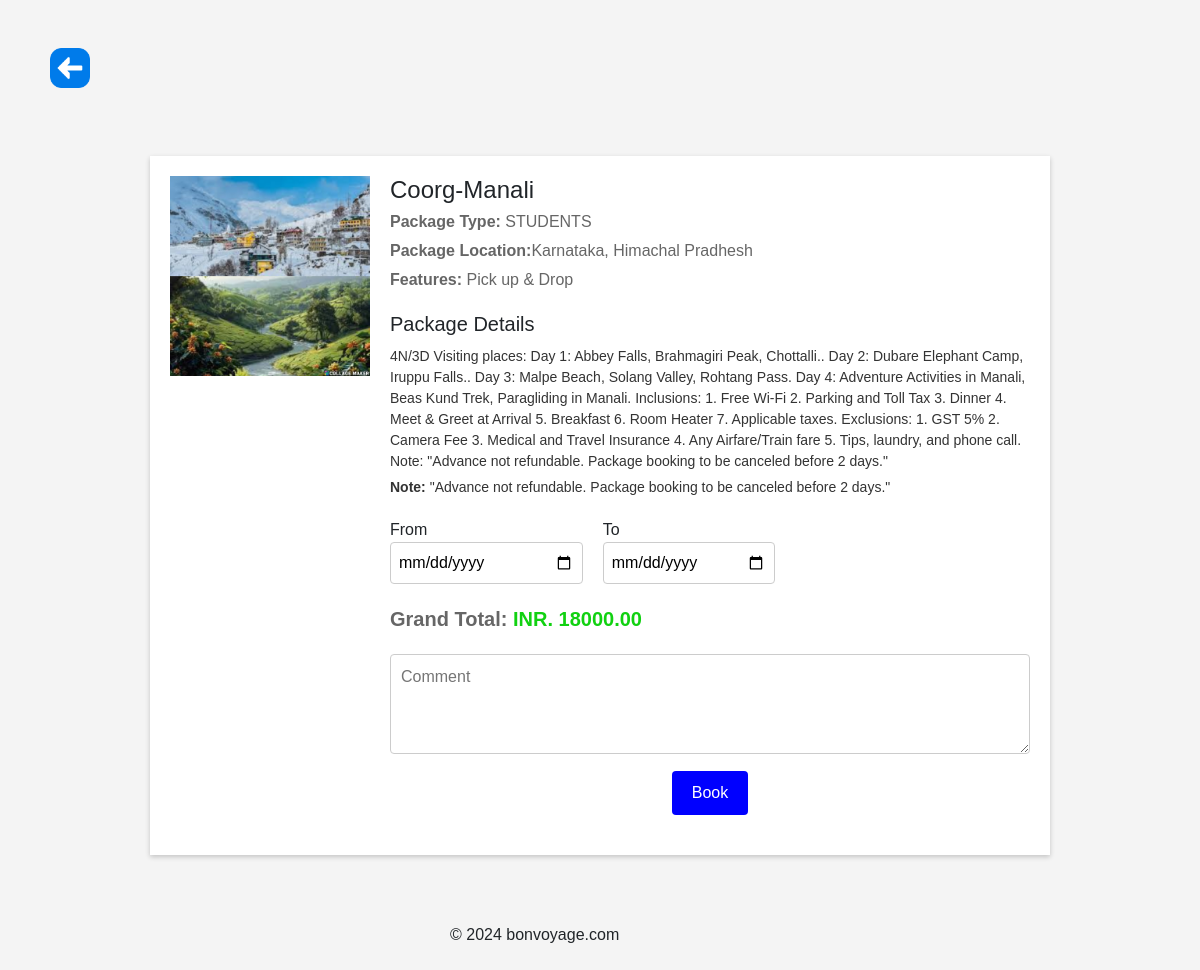
Page /tour/booklog/1/ on the committed database.
### tour/models.py (models this page shows)
class Package(models.Model):
    name = models.CharField(max_length=200)
    package_type = models.CharField(max_length=100)
    location = models.CharField(max_length=100)
    features = models.TextField()
    price = models.DecimalField(max_digits=10, decimal_places=2)
    image = models.ImageField(upload_to="documents",default="image.jpg")
    details = models.TextField()

### tour/views.py (the view)
# urls.py: path('booklog/<int:package_id>/', views.booklog, name='booklog'),
def booklog(request, package_id):
    package = get_object_or_404(Package, id=package_id)  # Fetch the specific package using the ID
    return render(request, 'booklog.html', {'package': package})

### templates/booklog.html (shortened to what this page needs)
<!DOCTYPE html>
{% load static %}
<html lang="en">
<head>
    <link href="https://cdn.jsdelivr.net/npm/bootstrap@5.3.3/dist/css/bootstrap.min.css" rel="stylesheet">
</head>
<body>
    <br><br>
    <a href="{% url 'packagelog' %}" title="Back to Packages"><img src="{% static 'img/back.png' %}" style="width: 40px; margin-left: 50px;"></a>
    <br><br><br>
    <div class="container">
        <div class="package-header">
            <div class="images">
                <img src="{{ package.image.url }}" alt="Package Image">
            </div>
            <div class="package-details">
                <h1>{{ package.name }}</h1>
                <p><strong>Package Type:</strong> {{ package.package_type }} </p>
                <p><strong>Package Location:</strong>{{ package.location }} </p>
                <p><strong>Features:</strong> {{ package.features }}</p>
                <div class="package-info">
                    <h2>Package Details</h2>
                    <p>{{ package.details }} </p>
                    <p><strong>Note:</strong> "Advance not refundable. Package booking to be canceled before 2 days."</p>
                </div>
                <form method="POST" action="{% url 'payment' package.id %}">
                    <div class="date-selector">
                        <div>
                            <label for="from-date">From</label>
                            <input type="date" id="from-date" name="from_date" required>
                        </div>
                        <div>
                            <label for="to-date">To</label>
                            <input type="date" id="to-date" name="to_date" required>
                        </div>
                    </div>
                    <p class="grand-total">Grand Total: <span style="color: rgb(17, 209, 17);">INR. {{ package.price }} </span></p>
                    <div class="comment-section">
                        <textarea placeholder="Comment" name="comment"></textarea>
                        <button type="submit">Book</button>
                    </div>
                </form>
            </div>
        </div>
    </div>
    <br><br>
    <div style="margin: 0 auto; width: 300px;">
        <p>© 2024 bonvoyage.com</p>
    </div><br>
</body>
</html>

### templates/booklog.html (style rules this page uses)
body { font-family: Arial, sans-serif; margin: 0; padding: 0; background-color: #f4f4f4; }
.container { max-width: 900px; margin: 20px auto; background: #fff; padding: 20px; box-shadow: 0px 2px 5px rgba(0, 0, 0, 0.2); }
.package-header { display: flex; gap: 20px; }
.package-header img { width: 200px; height: 200px; object-fit: cover; }
.package-details { flex: 1; }
.package-details h1 { margin: 0; font-size: 24px; }
.package-details p { margin: 5px 0; color: #666; }
.date-selector { display: flex; gap: 20px; margin: 20px 0; }
.date-selector input { padding: 8px; border: 1px solid #ccc; border-radius: 4px; width: 100%; }
.package-info { margin: 20px 0; }
.package-info h2 { font-size: 20px; margin-bottom: 10px; }
.package-info p { color: #333; font-size: 14px; line-height: 1.5; }
.grand-total { font-size: 20px; color: green; font-weight: bold; }
.comment-section { margin: 20px 0; }
.comment-section textarea { width: 100%; height: 100px; padding: 10px; border: 1px solid #ccc; border-radius: 4px; }
.comment-section button { display: block; margin: 10px auto 0; padding: 10px 20px; background-color: blue; color: white; border: none; border-radius: 4px; cursor: pointer; }

### rows in the picture
Package: image (picture), name "Coorg-Manali", package_type "STUDENTS", location "Karnataka, Himachal Pradhesh", features "Pick up & Drop", details "4N/3D Visiting places: Day 1: Abbey Falls, Brahmagiri Peak, Chottalli.. Day 2: Dubare Elephant Camp, Iruppu Falls.. Day 3: Malpe Beach, Solang Valley, Rohtang Pass. Day 4: Adventure Activities in Manali, Beas Kund Trek, Paragliding in Manali. Inclusions: 1. Free Wi-Fi 2. Parking and Toll Tax 3. Dinner 4. Meet & Greet at Arrival 5. Breakfast 6. Room Heater 7. Applicable taxes. Exclusions: 1. GST 5% 2. Camera Fee 3. Medical and Travel Insurance 4. Any Airfare/Train fare 5. Tips, laundry, and phone call. Note: \"Advance not refundable. Package booking to be canceled before 2 days.\"", price "18000.00"
